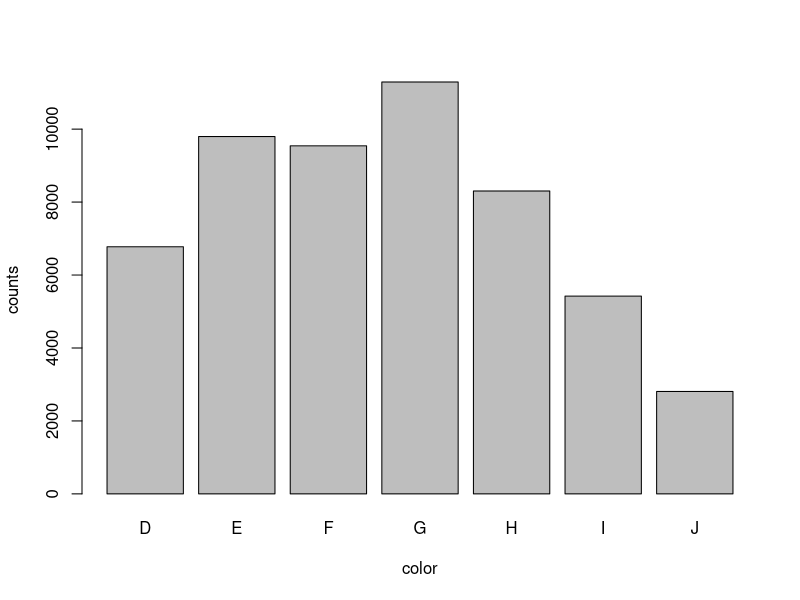
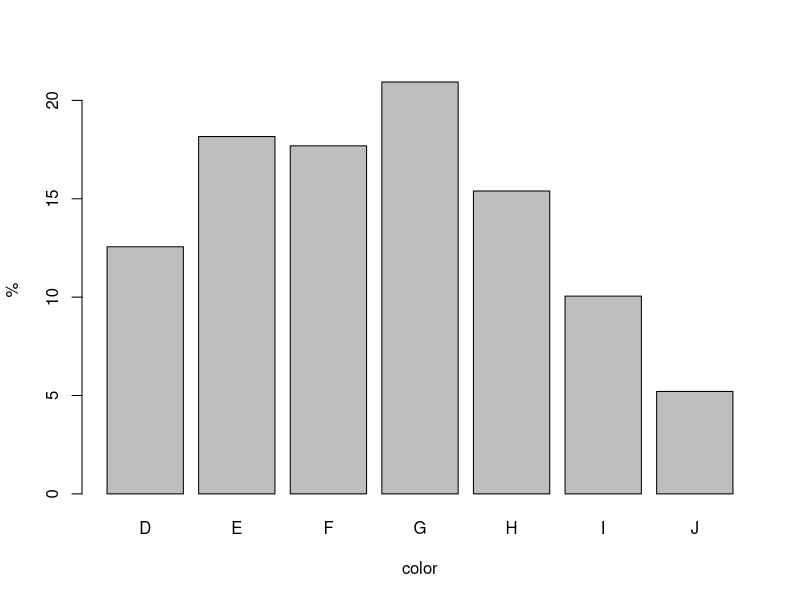
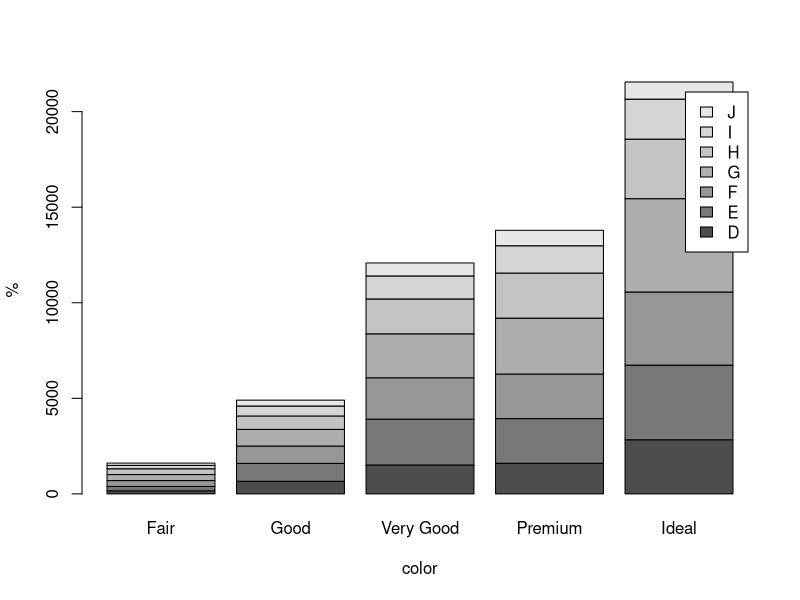
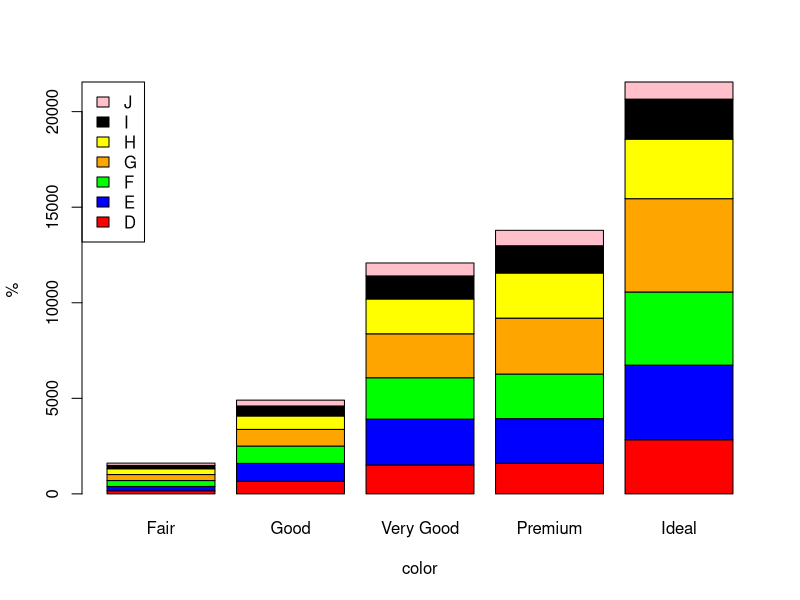
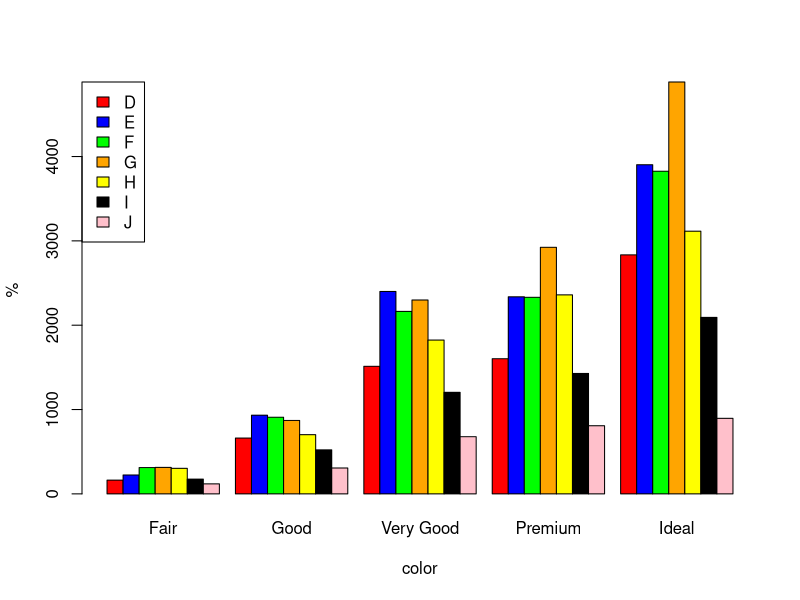
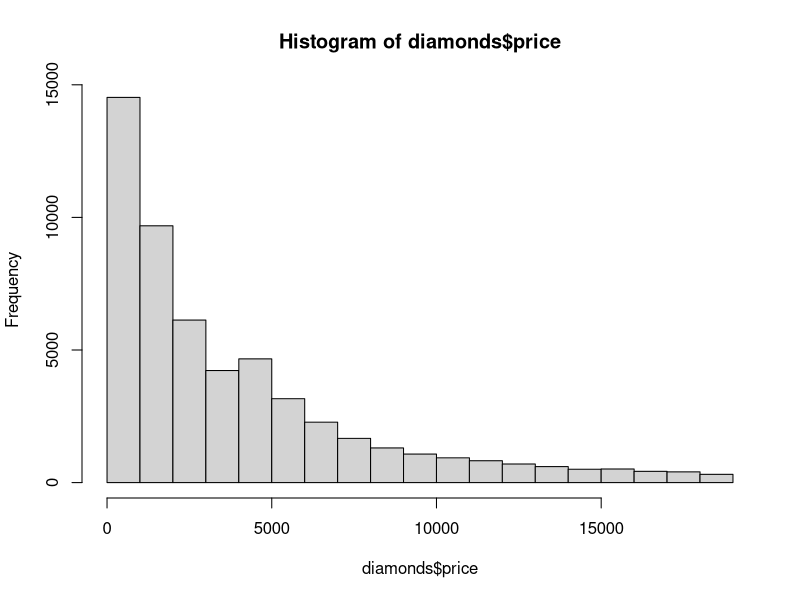
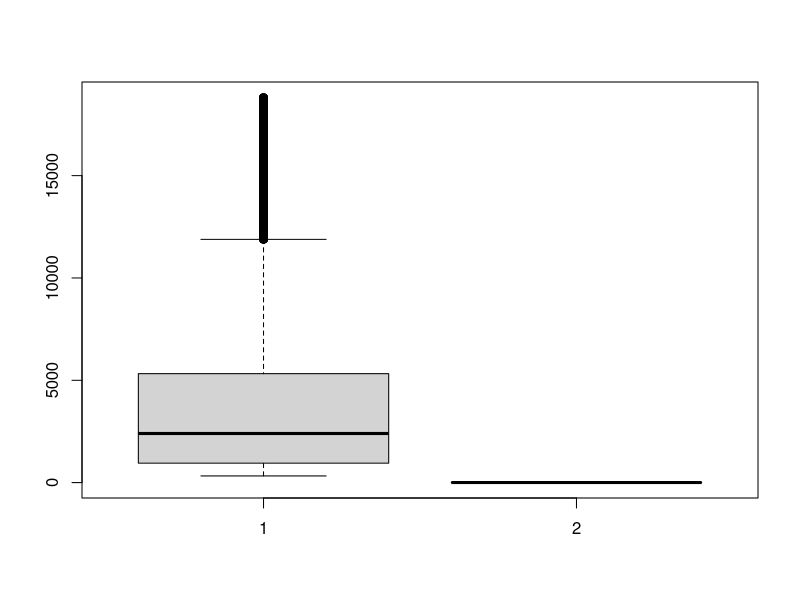
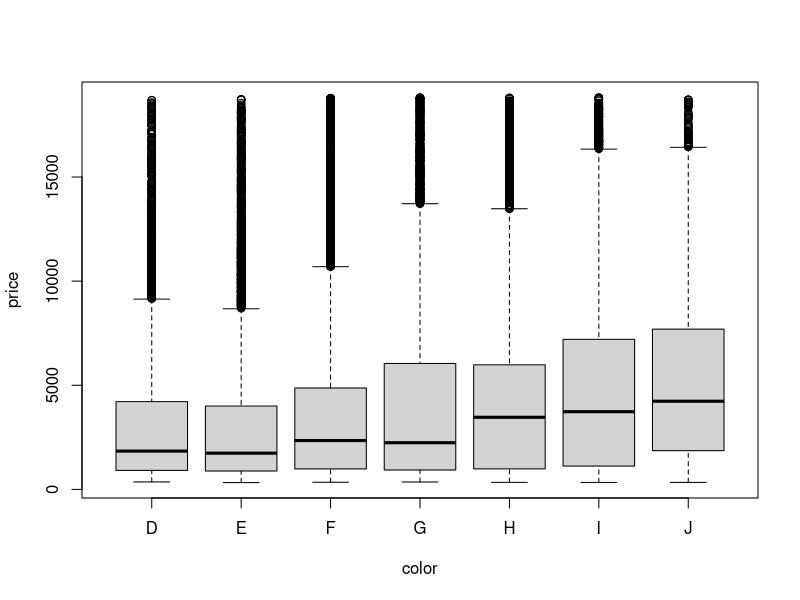

Recreate these plots in R, in order.
## ---- chunk 1
options(htmltools.dir.version = FALSE)
## ---- chunk 2
library(ggplot2)
data(diamonds)
head(diamonds)
tail(diamonds)
## ---- chunk 3
color.summary <- table(diamonds$color); color.summary
barplot(color.summary, xlab="color", ylab = "counts")
## ---- chunk 4
color.percent <- table(diamonds$color)/length(diamonds$color)*100; color.percent
barplot(color.percent, xlab="color", ylab = "%")
## ---- chunk 5
twoway.table <- table(diamonds$color, diamonds$cut); twoway.table
barplot(twoway.table, xlab="color", ylab = "%", legend=rownames(twoway.table))
## ---- chunk 6
twoway.table <- table(diamonds$color, diamonds$cut); twoway.table
barplot(twoway.table, xlab="color", ylab = "%", col=c("red", "blue", "green", "orange", "yellow", "black", "pink"), legend=rownames(twoway.table), args.legend = list(x = "topleft"), beside = FALSE)
## ---- chunk 7
twoway.table <- table(diamonds$color, diamonds$cut); twoway.table
barplot(twoway.table, xlab="color", ylab = "%", col=c("red", "blue", "green", "orange", "yellow", "black", "pink"), legend=rownames(twoway.table), args.legend = list(x = "topleft"), beside = TRUE)
## ---- chunk 8
hist(diamonds$price)
## ---- chunk 9
boxplot(diamonds$price, diamonds$color)
## ---- chunk 10
boxplot(price~color, data=diamonds)
## ---- chunk 11
plot(diamonds$carat, diamonds$price)
## ---- chunk 12
plot(diamonds$carat, diamonds$price, col="red")
## ---- chunk 13
library(ggplot2)
data(diamonds)
## ---- chunk 14
qplot(carat, price, data=diamonds)
## ---- chunk 15
qplot(log(carat), log(price), data=diamonds)
## ---- chunk 16
qplot(log(carat), log(price), data=diamonds, alpha=0.5)
## ---- chunk 17
qplot(carat, price, data = diamonds, colour = color)
## ---- chunk 18
qplot(carat, price, data = diamonds, shape = cut)
## ---- chunk 19
qplot(carat, price, data = diamonds, size = cut)
## ---- chunk 20
qplot(carat, price, data = diamonds, geom = "point")
## ---- chunk 21
qplot(cut, price, data = diamonds, geom = "point")
## ---- chunk 22
qplot(carat, price, data = diamonds, geom = "smooth")
## ---- chunk 23
qplot(carat, price, data = diamonds, geom = c("point", "smooth"))
## ---- chunk 24
qplot(carat, price, data = diamonds, geom = "path")
## ---- chunk 25
qplot(carat, price, data = diamonds, geom = "line")
## ---- chunk 26
qplot(color, price, data = diamonds, geom = "boxplot")
## ---- chunk 27
qplot(y=price, data = diamonds, geom = "boxplot")
## ---- chunk 28
qplot(color, price, data = diamonds, geom = c("boxplot", "jitter"))
## ---- chunk 29
qplot(color, price, data = diamonds, geom = c("boxplot", "jitter"), alpha=0.1)
## ---- chunk 30
qplot(carat, data = diamonds, geom = "histogram")
## ---- chunk 31
qplot(carat, data = diamonds, geom = "histogram", bandwith=0.1)
## ---- chunk 32
qplot(carat, data = diamonds, geom = "histogram", bandwith=0.1, colour=color)
## ---- chunk 33
qplot(carat, data = diamonds, geom = "histogram", bandwith=0.1, fill=color)
## ---- chunk 34
qplot(carat, data = diamonds, geom = "density")
## ---- chunk 35
qplot(color, data = diamonds, geom = "bar")
## ---- chunk 36
qplot(color, data = diamonds, geom = "bar")
## ---- chunk 37
qplot(carat, ..density.., data = diamonds, facets = color ~ .,
geom = "histogram", binwidth = 0.1, xlim = c(0, 3))

## ---- chunk 38
qplot(carat, ..density.., data = diamonds, facets = . ~ color,
geom = "histogram", binwidth = 0.1, xlim = c(0, 3))

## ---- chunk 39
qplot(carat, ..density.., data = diamonds, facets = cut ~ color,
geom = "histogram", binwidth = 0.1, xlim = c(0, 3))

## ---- chunk 40
qplot(
carat, price, data = diamonds,
xlab = "Price ($)", ylab = "Weight (carats)",
main = "Price-weight relationship")
## ---- chunk 41
ls(pattern = '^geom_', env = as.environment('package:ggplot2'))

